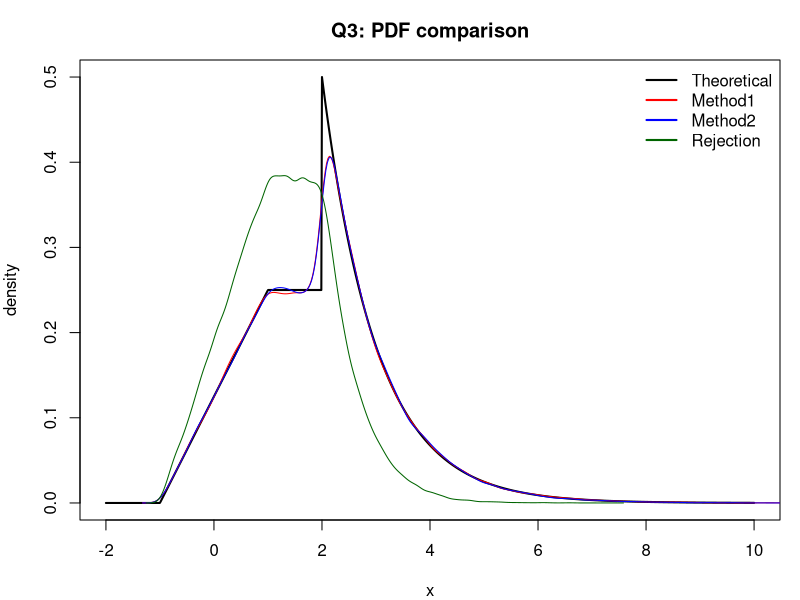
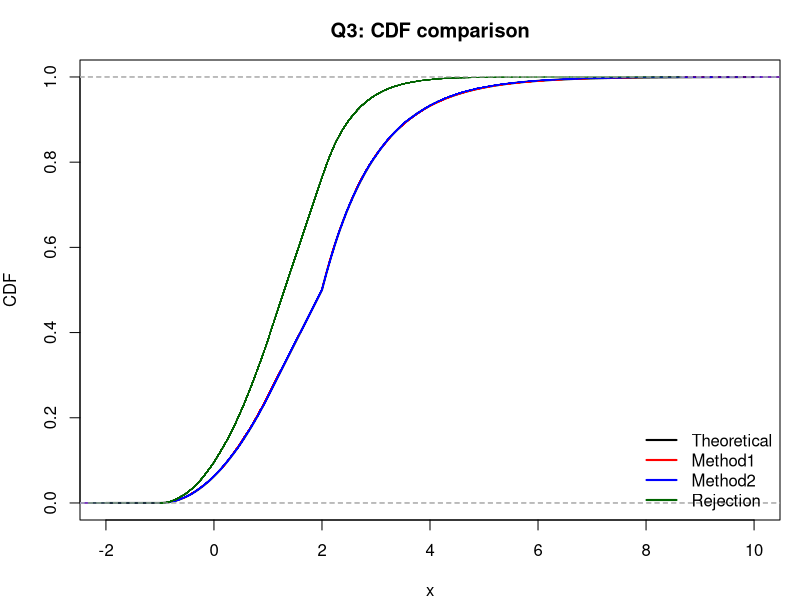

The R script that drew these images, in order:
## q3_rejection_loop.R

set.seed(42)
n  <- 100000
p1 <- 0.25
p2 <- 0.25
p3 <- 0.5

## ---------- 目标 pdf & CDF ----------
pdf_q3 <- function(x){
  y <- numeric(length(x))
  y[x >= -1 & x < 1] <- (x[x >= -1 & x < 1] + 1)/8
  y[x >=  1 & x < 2] <- 1/4
  y[x >=  2]        <- 0.5 * exp(-(x[x >= 2] - 2))
  y
}

cdf_q3 <- function(x){
  y <- numeric(length(x))
  y[x < -1] <- 0
  idx1 <- (x >= -1 & x < 1)
  y[idx1] <- (x[idx1] + 1)^2 / 16
  idx2 <- (x >= 1 & x < 2)
  y[idx2] <- x[idx2] / 4
  idx3 <- (x >= 2)
  y[idx3] <- 1 - 0.5 * exp(-(x[idx3] - 2))
  y
}

## ---------- 理论矩 ----------
mu1 <- 1/3; var1 <- 2/9
mu2 <- 1.5; var2 <- 1/12
mu3 <- 3;   var3 <- 1

mu_th  <- p1*mu1 + p2*mu2 + p3*mu3
var_th <- p1*(var1 + mu1^2) + p2*(var2 + mu2^2) + p3*(var3 + mu3^2) - mu_th^2
cat(sprintf("Q3 理论: mean = %.6f, var = %.6f\n\n", mu_th, var_th))

## ----------------------------------------------------------
## Method 1: 逐样本分类 + 每个样本再抽一次 U
## ----------------------------------------------------------
q3_method1_loop <- function(n, p1, p2, p3){
  p12 <- p1 + p2
  x   <- numeric(n)
  n1 <- n2 <- n3 <- 0L

  t <- system.time({
    for (i in 1:n) {
      u_comp <- runif(1)
      if (u_comp < p1) {
        n1 <- n1 + 1L
        u2 <- runif(1)
        x[i] <- -1 + 2*sqrt(u2)         # seg1
      } else if (u_comp < p12) {
        n2 <- n2 + 1L
        u2 <- runif(1)
        x[i] <- 1 + u2                  # seg2
      } else {
        n3 <- n3 + 1L
        u2 <- runif(1)
        x[i] <- 2 - log(1 - u2)         # seg3
      }
    }
  })

  list(x = x, n1 = n1, n2 = n2, n3 = n3,
       mean = mean(x), var = var(x),
       time = t["elapsed"])
}

## ----------------------------------------------------------
## Method 2: 每个样本一个 U (复用)
## ----------------------------------------------------------
q3_method2_loop <- function(n, p1, p2, p3){
  p12 <- p1 + p2
  x   <- numeric(n)
  n1 <- n2 <- n3 <- 0L

  t <- system.time({
    for (i in 1:n) {
      u <- runif(1)
      if (u < p1) {
        n1 <- n1 + 1L
        u1 <- u / p1
        x[i] <- -1 + 2*sqrt(u1)
      } else if (u < p12) {
        n2 <- n2 + 1L
        u2 <- (u - p1)/p2
        x[i] <- 1 + u2
      } else {
        n3 <- n3 + 1L
        u3 <- (u - p12)/p3
        x[i] <- 2 - log(1 - u3)
      }
    }
  })

  list(x = x, n1 = n1, n2 = n2, n3 = n3,
       mean = mean(x), var = var(x),
       time = t["elapsed"])
}

## ----------------------------------------------------------
## Method 3: Rejection Sampling
## ----- Q3: g(x) = 0.2*Unif[-1,2] + 0.8*(2+Exp(1)) -----

g_pdf_q3 <- function(x){

  y <- numeric(length(x))
  idx12 <- (x >= -1) & (x < 2)
  y[idx12] <- 1/4
  idx3 <- (x >= 2)
  y[idx3] <- 1/4 + 0.25 * exp(-(x[idx3] - 2))
  y

}

r_g_q3 <- function(m){

  z <- numeric(m)
  for (i in 1:m) {
    u_comp <- runif(1)
    if (u_comp < 0.75) { # 新权重 w1 = 0.75
      z[i] <- runif(1, -1, 2) # from Unif[-1,2]
    } else {
      z[i] <- 2 - log(1 - runif(1)) # from 2 + Exp(1)
    }
  }
  z
}

q3_rejection <- function(n, M = 2){
  x_acc <- numeric(n)
  k <- 0L            # 已接受的样本数
  trial <- 0L        # 新增：总尝试次数

  t <- system.time({
    while (k < n) {
      trial <- trial + 1L # 新增：每次尝试，计数器加 1

      X <- r_g_q3(1)
      U <- runif(1)
      fx <- pdf_q3(X)
      gx <- g_pdf_q3(X)
      
      # 严谨性修正：避免 gx = 0 导致 NaN/Inf 错误
      if (gx > 0) {
        if (U <= fx / (M * gx)) {
          k <- k + 1L
          x_acc[k] <- X
        }
      }
    }
  })

  accept_rate <- n / trial # 新增：计算接受率

  list(x = x_acc,
       mean = mean(x_acc), 
       var = var(x_acc),
       time = t["elapsed"],
       total_trial = trial,     # 新增：返回总尝试次数
       accept_rate = accept_rate # 新增：返回接受率
  )
}

## ------------------ 跑一遍比较 ------------------
## ------------------ 跑一遍比较 ------------------
res1 <- q3_method1_loop(n, p1, p2, p3)
res2 <- q3_method2_loop(n, p1, p2, p3)
res3 <- q3_rejection(n, M = 1.0)

cat("=== Q3: Theoretical vs 3 methods ===\n")
q3_summary <- data.frame(
  Method = c("Theoretical", "Method1 (per-sample cat)", 
             "Method2 (one U)", "Rejection"),
  Mean   = round(c(mu_th, res1$mean, res2$mean, res3$mean), 6),
  Var    = round(c(var_th, res1$var,  res2$var,  res3$var),  6),
  Time_s = c(NA,
             round(res1$time, 4),
             round(res2$time, 4),
             round(res3$time, 4))
)

print(q3_summary, row.names = FALSE)
print(res3[c("total_trial","accept_rate")])

cat("\nComponent counts (empirical probabilities):\n")
q3_counts <- data.frame(
  Method = c("Method1", "Method2"),
  N1     = c(res1$n1, res2$n1),
  N2     = c(res1$n2, res2$n2),
  N3     = c(res1$n3, res2$n3),
  p1_hat = round(c(res1$n1, res2$n1)/n, 4),
  p2_hat = round(c(res1$n2, res2$n2)/n, 4),
  p3_hat = round(c(res1$n3, res2$n3)/n, 4)
)
print(q3_counts, row.names = FALSE)


## ---------- 绘图 ----------
xgrid <- seq(-2, 10, length.out = 1000)
theo_pdf <- pdf_q3(xgrid)
theo_cdf <- cdf_q3(xgrid)

png("Q3_pdf_compare.png", 1600, 800, res = 150)
par(mfrow = c(1,1), mar = c(4,4,3,1))
plot(xgrid, theo_pdf, type = "l", lwd = 2, col = "black",
     xlab = "x", ylab = "density", main = "Q3: PDF comparison")
lines(density(res1$x), col = "red")
lines(density(res2$x), col = "blue")
lines(density(res3$x), col = "darkgreen")
legend("topright",
       legend = c("Theoretical", "Method1", "Method2", "Rejection"),
       col = c("black","red","blue","darkgreen"), lwd = 2, bty = "n")
dev.off()

png("Q3_cdf_compare.png", 1600, 800, res = 150)
par(mfrow = c(1,1), mar = c(4,4,3,1))
plot(xgrid, theo_cdf, type = "l", lwd = 2, col = "black",
     xlab = "x", ylab = "CDF", main = "Q3: CDF comparison")
lines(ecdf(res1$x), col = "red")
lines(ecdf(res2$x), col = "blue")
lines(ecdf(res3$x), col = "darkgreen")
legend("bottomright",
       legend = c("Theoretical", "Method1", "Method2", "Rejection"),
       col = c("black","red","blue","darkgreen"), lwd = 2, bty = "n")
dev.off()
